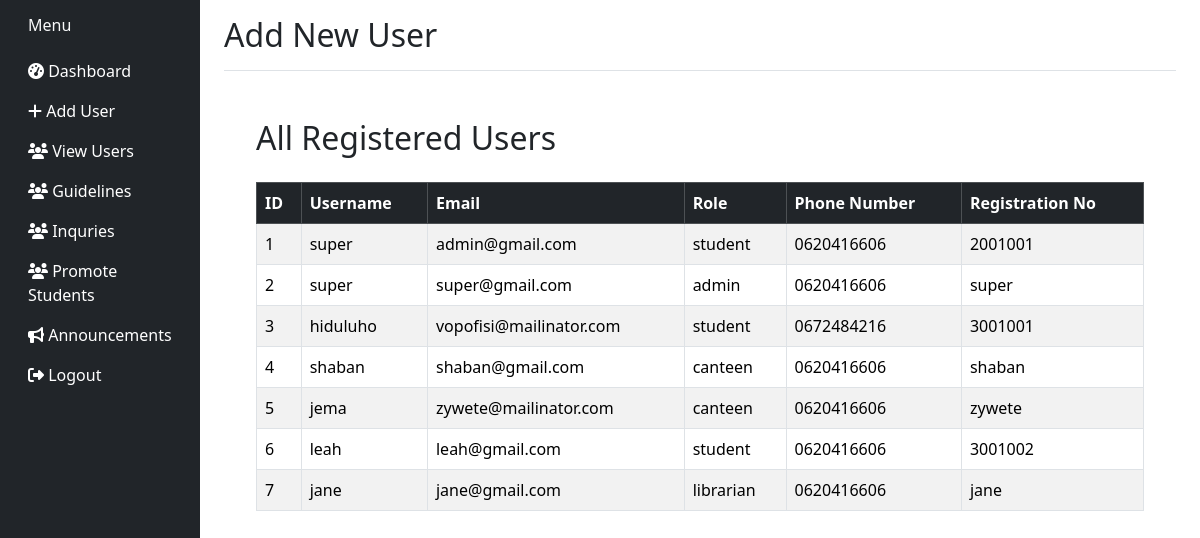
/super_admin/view-users/, run on the app's committed database.
### apps/pages/models.py (models this page shows, shortened)
class User(AbstractBaseUser, PermissionsMixin):
    ROLE_CHOICES = (
        ('student', 'Student'),
        ('librarian', 'Librarian'),
        ('admin', 'Admin'),
    )
    registration_no = models.CharField(max_length=30, unique=True)
    email = models.EmailField(unique=True)
    full_name = models.CharField(max_length=100)
    role = models.CharField(max_length=20, choices=ROLE_CHOICES)
    phone_number = models.CharField(max_length=15, blank=True, null=True)
    is_active = models.BooleanField(default=True)
    is_staff = models.BooleanField(default=False)
    objects = UserManager()
    USERNAME_FIELD = 'registration_no'
    REQUIRED_FIELDS = ['email', 'full_name']

class Student(models.Model):
    user = models.OneToOneField(User, on_delete=models.CASCADE, related_name='student_profile')
    reg_number = models.CharField(max_length=20, unique=True)
    name = models.CharField(max_length=100, default='Sample')
    enrollment_year = models.PositiveIntegerField()
    program = models.CharField(max_length=100)
    phone_number = models.CharField(max_length=15, blank=True)
    gender = models.CharField(max_length=10, choices=[("Male", "Male"), ("Female", "Female")], blank=True)
    date_of_birth = models.DateField(null=True, blank=True)
    department = models.CharField(max_length=100, default='General')
    year = models.ForeignKey('Year', on_delete=models.SET_NULL, null=True, blank=True, related_name='students')

### apps/pages/super_admin.py (the view)
# urls.py: path('super_admin/view-users/', super_admin.view_all_users, name='view_all_users'),
def view_all_users(request):
    users = User.objects.all().select_related('student_profile')
    return render(request, 'super_admin/view_users.html', {'users': users})

### templates/super_admin/view_users.html (shortened to what this page needs)
<!DOCTYPE html>
{% load static widget_tweaks %}
<html lang="en">
<head>
    <link href="https://cdn.jsdelivr.net/npm/bootstrap@5.3.2/dist/css/bootstrap.min.css" rel="stylesheet">
    <link href="https://cdnjs.cloudflare.com/ajax/libs/font-awesome/6.5.0/css/all.min.css" rel="stylesheet">
</head>
<body>
    <div class="container-fluid">
        <div class="row">
            <nav class="col-md-3 col-lg-2 d-md-block bg-dark sidebar collapse">
                {% include 'super_admin/partial/sidebar.html' %}
            </nav>
            <main class="col-md-9 ms-sm-auto col-lg-10 px-md-4">
                <div
                    class="d-flex justify-content-between flex-wrap flex-md-nowrap align-items-center pt-3 pb-2 mb-3 border-bottom">
                    <h1 class="h2">Add New User</h1>
                </div>
                <div class="content">
                    <h2 class="mb-4">All Registered Users</h2>
                    <div class="table-responsive">
                    <table class="table table-bordered table-striped table-hover align-middle">
                        <thead class="table-dark">
                            <tr>
                                <th>ID</th>
                                <th>Username</th>
                                <th>Email</th>
                                <th>Role</th>
                                <th>Phone Number</th>
                                <th>Registration No</th>
                            </tr>
                        </thead>
                        <tbody>
                            {% for user in users %}
                            <tr>
                                <td>{{ forloop.counter }}</td>
                                <td>{{ user.full_name }}</td>
                                <td>{{ user.email }}</td>
                                <td>{{ user.role }}</td>
                                <td>
                                    {% if user.student_profile %}
                                        {{ user.student_profile.phone_number }}
                                    {% else %}
                                        {{ user.phone_number|default:"N/A" }}
                                    {% endif %}
                                </td>
                                <td>{{ user.registration_no }}</td>
                            </tr>
                            {% endfor %}
                        </tbody>
                    </table>
                    </div>
                </div>
            </main>
        </div>
    </div>
</body>
</html>

### templates/super_admin/view_users.html (style rules this page uses)
body { overflow-x: hidden; }
.sidebar { min-height: 100vh; background-color: #343a40; }
.content { padding: 2rem; }

### data on the page
User: full_name "super", email "admin@gmail.com", role "student", phone_number "0620416606", registration_no "2001001"
User: full_name "super", email "super@gmail.com", role "admin", phone_number "0620416606", registration_no "super"
User: full_name "hiduluho", email "vopofisi@mailinator.com", role "student", student_profile.phone_number "0672484216", registration_no "3001001"
User: full_name "shaban", email "shaban@gmail.com", role "canteen", phone_number "0620416606", registration_no "shaban"
User: full_name "jema", email "zywete@mailinator.com", role "canteen", phone_number "0620416606", registration_no "zywete"
User: full_name "leah", email "leah@gmail.com", role "student", student_profile.phone_number "0620416606", registration_no "3001002"
User: full_name "jane", email "jane@gmail.com", role "librarian", phone_number "0620416606", registration_no "jane"
